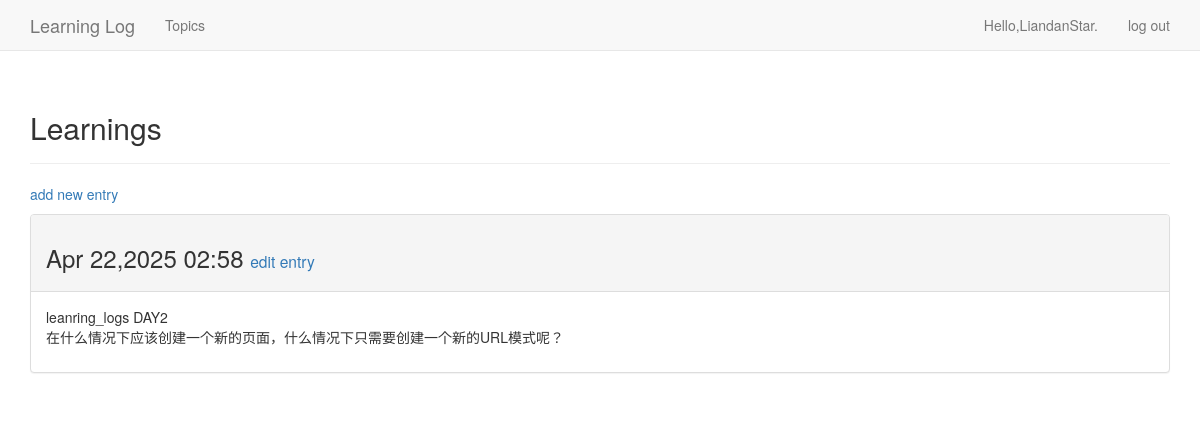
The app's page /topics/5 (signed in) with its own data.
### learning_logs/models.py (models this page shows, shortened)
class Topic(models.Model):
    text = models.CharField(max_length=200)
    date_added = models.DateTimeField(auto_now_add=True)
    owner = models.ForeignKey(User,on_delete=models.CASCADE)
    def __str__(self):
        return self.text

class Entry(models.Model):
    topic = models.ForeignKey(Topic,on_delete=models.CASCADE)
    text = models.TextField()
    date_added = models.DateTimeField(auto_now_add=True)
    class Meta:
        verbose_name_plural = "entries"

### learning_logs/views.py (the view)
# urls.py: path('topics/<int:topic_id>',views.topic,name='topic'),
@login_required
def topic(request,topic_id):
    topic = Topic.objects.get(id = topic_id)
    entries = topic.entry_set.order_by('-date_added')
    context = {'topic':topic,'entries':entries}
    return render(request,'learning_logs/topic.html',context)

### learning_logs/templates/learning_logs/topic.html
  {% extends "learning_logs/base.html" %}
  {% block header %}
    <h2>{{ topic }}</h2>
  {% endblock header %}
  {% block content %}
    <p>
      <a href="{% url 'learning_logs:new_entry' topic.id %}">add new entry</a>
    </p>
    {% for entry in entries %}
      <div class="panel panel-default">
        <div class="panel-heading">
          <h3>
            {{entry.date_added|date:'M d,Y H:i'}}
            <small>
              <a href="{% url 'learning_logs:edit_entry' entry.id %}">edit entry</a>
            </small>
          </h3>
        </div>
        <div class="panel-body">
          {{entry.text|linebreaks}}
        </div>
      </div>
    {% empty %}
        There are no entries for this topic yet.
    {% endfor %}
  {% endblock content %}

### learning_logs/templates/learning_logs/base.html (shortened to what this page needs)
{% load bootstrap3 %}
<!DOCTYPE html>
<html lang="en">
  <head>
    {% bootstrap_css %}
  </head>
  <body>
    <nav class="navbar navbar-default navbar-static-top">
      <div class="container">
        <div class="navbar-header">
          <a class="navbar-brand" href="{% url 'learning_logs:index' %}">Learning Log</a>
        </div>
        <div id="navbar" class="navbar-collapse collapse">
          <ul class="nav navbar-nav">
            <li><a href="{% url 'learning_logs:topics' %}">Topics</a></li>
          </ul>
          <ul class="nav navbar-nav navbar-right">
            {% if user.is_authenticated %}
              <li><a>Hello,{{ user.username }}.</a></li>
              <li><a href="{% url 'users:logout' %}">log out</a></li>
            {% else %}
              <li><a href="{% url 'users:register' %}">register</a></li>
              <li><a href="{% url 'users:login' %}">log in</a></li>
            {% endif %}
          </ul>
        </div>
      </div>
    </nav>
    <div class="container">
      <div class="page-header">
        {% block header %}{% endblock header %}
      </div>
      <div>
        {% block content %}{% endblock content %}
      </div>
    </div>
  </body>
</html>

### records on screen
Topic: text "Learnings"
Entry: date_added "Apr 22,2025 02:58", text "leanring_logs DAY2 在什么情况下应该创建一个新的页面，什么情况下只需要创建一个新的URL模式呢？"

### other values on screen
{{ user.username }} "LiandanStar"
